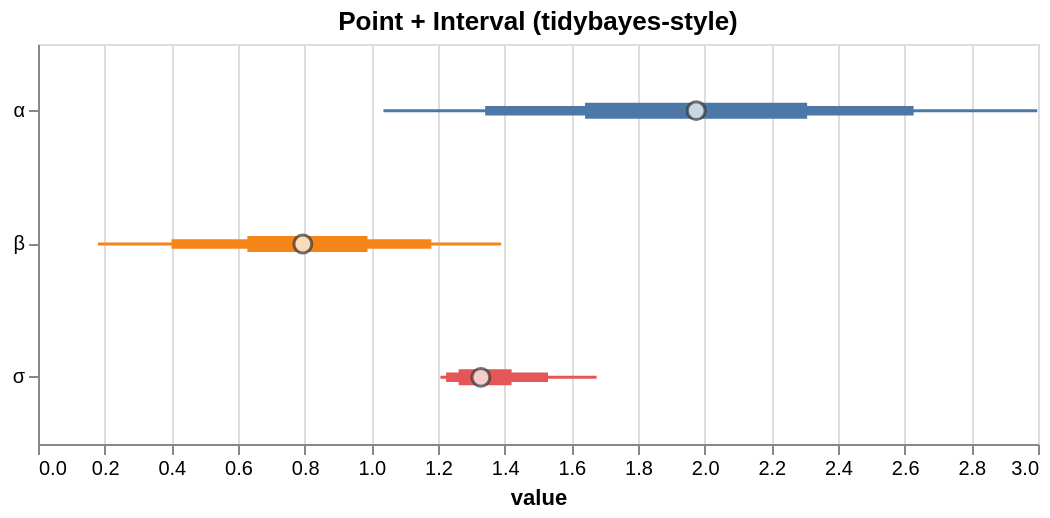

Write the Vega-Lite specification saved for this chart.
### Vega-Lite specification from a JSON file in a GitHub repository (floating-point values rounded to 4 significant figures)
{"$schema": "https://vega.github.io/schema/vega-lite/v5.json", "config": {"axis": {"labelLimit": 0}, "header": {"labelLimit": 0}, "legend": {"labelLimit": 0}}, "data": {"values": [{"__point__": 1.329, "hi_0_5_": 1.421, "hi_0_8_": 1.53, "hi_0_95_": 1.676, "lo_0_5_": 1.262, "lo_0_8_": 1.224, "lo_0_95_": 1.207, "parameter": "σ"}, {"__point__": 1.975, "hi_0_5_": 2.307, "hi_0_8_": 2.627, "hi_0_95_": 2.998, "lo_0_5_": 1.641, "lo_0_8_": 1.341, "lo_0_95_": 1.036, "parameter": "α"}, {"__point__": 0.7945, "hi_0_5_": 0.9885, "hi_0_8_": 1.18, "hi_0_95_": 1.39, "lo_0_5_": 0.6281, "lo_0_8_": 0.4005, "lo_0_95_": 0.1798, "parameter": "β"}]}, "height": 200, "layer": [{"encoding": {"color": {"field": "parameter", "legend": null, "type": "nominal"}, "tooltip": [{"field": "__point__", "title": "value (estimate)", "type": "quantitative"}, {"field": "parameter", "type": "nominal"}, {"field": "lo_0_95_", "title": "95% lo", "type": "quantitative"}, {"field": "hi_0_95_", "title": "95% hi", "type": "quantitative"}], "x": {"field": "lo_0_95_", "scale": {"zero": false}, "title": "value", "type": "quantitative"}, "x2": {"field": "hi_0_95_"}, "y": {"axis": {"title": null}, "field": "parameter", "type": "nominal"}}, "mark": {"strokeWidth": 1.5, "type": "rule"}, "params": [{"bind": "scales", "name": "grid", "select": {"encodings": ["x"], "type": "interval"}}]}, {"encoding": {"color": {"field": "parameter", "legend": null, "type": "nominal"}, "tooltip": [{"field": "__point__", "title": "value (estimate)", "type": "quantitative"}, {"field": "parameter", "type": "nominal"}, {"field": "lo_0_95_", "title": "95% lo", "type": "quantitative"}, {"field": "hi_0_95_", "title": "95% hi", "type": "quantitative"}], "x": {"field": "lo_0_8_", "scale": {"zero": false}, "title": "value", "type": "quantitative"}, "x2": {"field": "hi_0_8_"}, "y": {"axis": {"title": null}, "field": "parameter", "type": "nominal"}}, "mark": {"strokeWidth": 4.75, "type": "rule"}}, {"encoding": {"color": {"field": "parameter", "legend": null, "type": "nominal"}, "tooltip": [{"field": "__point__", "title": "value (estimate)", "type": "quantitative"}, {"field": "parameter", "type": "nominal"}, {"field": "lo_0_95_", "title": "95% lo", "type": "quantitative"}, {"field": "hi_0_95_", "title": "95% hi", "type": "quantitative"}], "x": {"field": "lo_0_5_", "scale": {"zero": false}, "title": "value", "type": "quantitative"}, "x2": {"field": "hi_0_5_"}, "y": {"axis": {"title": null}, "field": "parameter", "type": "nominal"}}, "mark": {"strokeWidth": 8.0, "type": "rule"}}, {"encoding": {"tooltip": [{"field": "__point__", "title": "value (estimate)", "type": "quantitative"}, {"field": "parameter", "type": "nominal"}, {"field": "lo_0_95_", "title": "95% lo", "type": "quantitative"}, {"field": "hi_0_95_", "title": "95% hi", "type": "quantitative"}], "x": {"field": "__point__", "scale": {"zero": false}, "type": "quantitative"}, "y": {"field": "parameter", "type": "nominal"}}, "mark": {"color": "white", "filled": true, "size": 80, "stroke": "#333", "strokeWidth": 1.5, "type": "point"}}], "title": "Point + Interval (tidybayes-style)", "width": 500}
